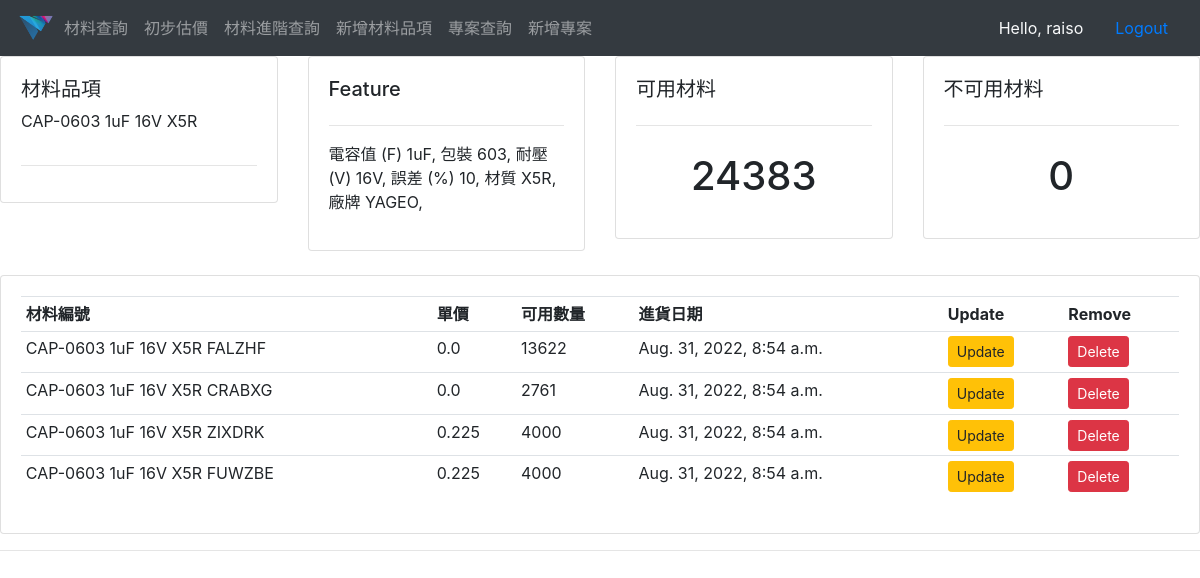
Page /item_detail/1029/ (signed in) on the committed database.
### material_management_system/models.py (models this page shows, shortened)
class Item(models.Model):
    STATUS = (
        ('YES', 'YES'),
        ('NO', 'NO'),
    )
    lib_ref = models.CharField(max_length=50, blank=True)
    ds_number = models.CharField(max_length=20, unique=True)
    part_number = models.CharField(max_length=50, null=True, blank=True)
    location = models.CharField(max_length=200, null=True, blank=True)
    expected_count = models.IntegerField(null=True)
    feature = models.TextField(blank=True, null=True)
    date_created = models.DateTimeField(auto_now_add=True)
    free_count = models.IntegerField(default=0)
    unavailable_count = models.IntegerField(default=0)
    is_group = models.CharField(max_length=5, choices=STATUS, default='YES')
    def __str__(self):
        return self.lib_ref

class Material(models.Model):
    STATUS = (
        ('YES', 'YES'),
        ('NO', 'NO'),
    )
    item = models.ForeignKey(Item, on_delete=models.SET_NULL, null=True)
    random_str = models.CharField(max_length=20)
    unit_price = models.FloatField()
    count = models.IntegerField(default=0)
    is_free = models.CharField(max_length=5, default='YES', choices=STATUS)
    date_created = models.DateTimeField(auto_now_add=True)
    def __str__(self):
        return str(self.item) + ' ' + self.random_str

### material_management_system/views.py (the view)
# urls.py: path('item_detail/<str:pk>/', views.item_detail, name="item_detail"),
@login_required(login_url='login')
def item_detail(request, pk):
    item = Item.objects.get(id=pk)
    material_set = item.material_set.all()
    context = {'material_set': material_set, 'item': item}
    return render(request, 'item_detail.html', context)

### templates/item_detail.html
{% extends 'main.html' %}
{% block content %}
<div class="row">
	<div class="col-md">
		<div class="card card-body">
			<h5>材料品項</h5>
            <p> {{item.lib_ref}}</p>
			<hr>
		</div>
	</div>
	<div class="col-md">
		<div class="card card-body">
			<h5>Feature</h5>
			<hr>
			<p> {{item.feature}}</p>
		</div>
	</div>
	<div class="col-md">
		<div class="card card-body">
			<h5>可用材料</h5>
			<hr>
			<h1 style="text-align: center;padding: 10px">{{item.free_count}}</h1>
		</div>
	</div>
    <div class="col-md">
        <div class="card card-body">
			<h5>不可用材料</h5>
			<hr>
			<h1 style="text-align: center;padding: 10px">{{item.unavailable_count}}</h1>
		</div>
    </div>
</div>
<br>
<div class="row">
	<div class="col-md">
		<div class="card card-body">
			<table class="table table-sm">
				<tr>
					<th>材料編號</th>
					<th>單價</th>
					<th>可用數量</th>
					<th>進貨日期</th>
					<th>Update</th>
					<th>Remove</th>
				</tr>
				{% for material in material_set %}
				<tr>
					<td>{{material}}</td>
					<td>{{material.unit_price}}</td>
					<td>{{material.count}}</td>
					<td>{{material.date_created}}</td>
					<td><a class="btn btn-sm btn-warning" href="{% url 'update_material' material.id %}">Update</a></td>
					<td><a class="btn btn-sm btn-danger" href="{% url 'delete_material' material.id %}">Delete</a></td>
				</tr>
				{% endfor %}
			</table>
		</div>
	</div>
</div>
{% endblock %}

### templates/navbar.html (shortened to what this page needs)
{% load static %}
<nav class="navbar navbar-expand-lg navbar-dark bg-dark">
    <img src="{% static 'images/logo.png' %}" alt="DS_LOGO" height="40">
    <div class="collapse navbar-collapse" id="navbarNav">
        <ul class="navbar-nav">
            <li class="nav-item">
                <a class="nav-link" href="{% url 'material_search' %}">材料查詢</a>
            </li>
            <li class="nav-item">
                <a class="nav-link" href="{% url 'materials_price' %}">初步估價</a>
            </li>
            <li class="nav-item">
                <a class="nav-link" href="{% url 'material_detail_search' %}">材料進階查詢</a>
            </li>
            <li class="nav-item">
                <a class="nav-link" href="{% url 'new_item' %}">新增材料品項</a>
            </li>
            <li class="nav-item">
                <a class="nav-link" href="{% url 'project_search' %}">專案查詢</a>
            </li>
            <li class="nav-item">
                <a class="nav-link" href="{% url 'new_project' %}">新增專案</a>
            </li>
        </ul>
    </div>
  <span class="hello-msg nav-link text-light" >Hello, {{request.user}}</span>
  <span ><a  class="hello-msg nav-link" href="{% url 'logout' %}">Logout</a></span>
</nav>

### rows in the picture
Item: lib_ref "CAP-0603 1uF 16V X5R", feature "電容值 (F) 1uF, 包裝 603, 耐壓(V) 16V, 誤差 (%) 10, 材質 X5R, 廠牌 YAGEO,", free_count "24383", unavailable_count "0"
Material: item+random_str "CAP-0603 1uF 16V X5R FALZHF", unit_price "0.0", count "13622", date_created "Aug. 31, 2022, 8:54 a.m."
Material: item+random_str "CAP-0603 1uF 16V X5R CRABXG", unit_price "0.0", count "2761", date_created "Aug. 31, 2022, 8:54 a.m."
Material: item+random_str "CAP-0603 1uF 16V X5R ZIXDRK", unit_price "0.225", count "4000", date_created "Aug. 31, 2022, 8:54 a.m."
Material: item+random_str "CAP-0603 1uF 16V X5R FUWZBE", unit_price "0.225", count "4000", date_created "Aug. 31, 2022, 8:54 a.m."

### other values in the picture
{{ request.user }} "raiso"
